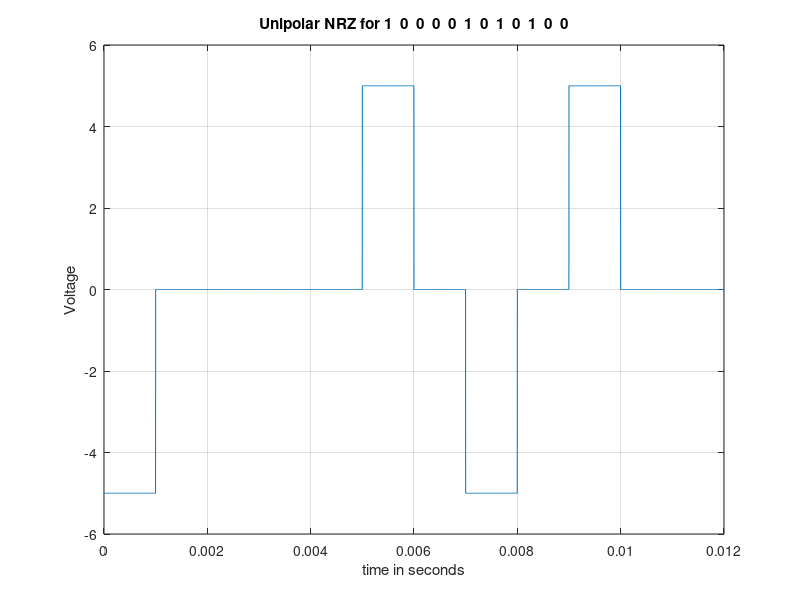

MATLAB code to generate this figure:
% Unipolar NRZ
clc;
clear all;
close all;

% E = 8 = 1000
% F = 5 = 0101
% G = 4 = 0100
bit_stream = [1 0 0 0 0 1 0 1 0 1 0 0];
no_bits = length(bit_stream); %no_bit=8
bit_rate = 1000; % 1 kbps
pulse_per_bit = 1; % for unipolar nrz
pulse_duration = 1/((pulse_per_bit)*(bit_rate)); %pulse_duration=1/1*1000=1x10-3 (second)=1 ms
no_pulses = no_bits*pulse_per_bit; %no_pulses=8*1=8

samples_per_pulse = 500;
fs = (samples_per_pulse)/(pulse_duration); %sampling frequency
t = 0:1/fs:(no_pulses)*(pulse_duration); % sampling interval, total duration = (no_pulse)*(pulse_duration)
no_samples = length(t); % no_samples=4001 
dig_sig = zeros(1,no_samples); % intial digital signal (line coded signal according to unipolor nrz)
max_voltage = 5;
nuetral = 0;
min_voltage = -5;
%min_voltage=-5;
last_polarity = max_voltage;
for i = 1:length(bit_stream)
    if bit_stream(i) == 0
        dig_sig(((i-1)*(samples_per_pulse)+1):i*(samples_per_pulse)) = nuetral*ones(1,samples_per_pulse);
    else
        last_polarity = -last_polarity;
       dig_sig(((i-1)*(samples_per_pulse)+1):i*(samples_per_pulse)) = last_polarity*ones(1,samples_per_pulse);
    end
end

plot(t,dig_sig)
grid on
xlabel('time in seconds')
ylabel('Voltage')
ylim([(min_voltage - (max_voltage)*0.2) (max_voltage+max_voltage*0.2)])
title(['Unipolar NRZ for ',num2str(bit_stream),''])
